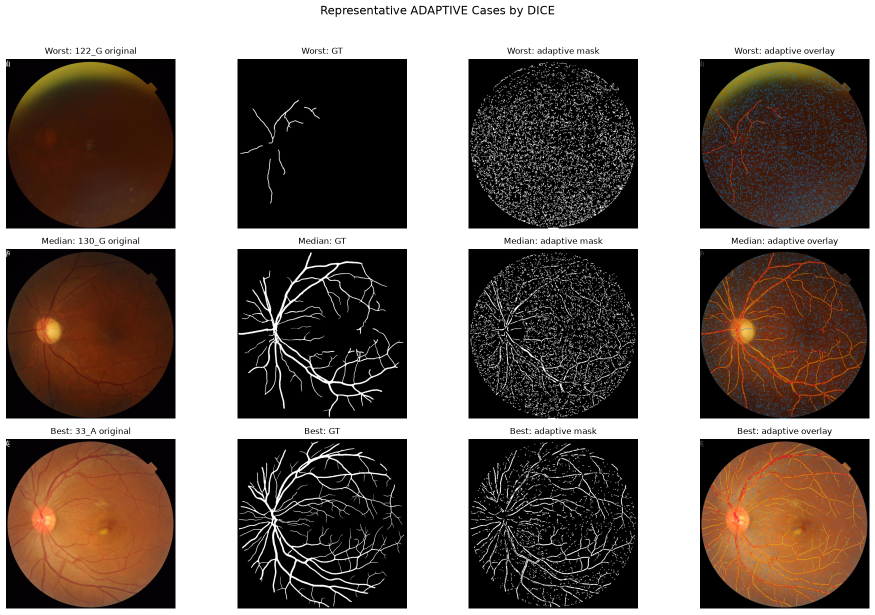
#> input picture representativeadaptivecasedsbydice.png, 1750 x 1229 px, given in place of 1_A.png, which was not available (shown at 1/2 size)
$ python generate_report_assets.py
#> lines starting #> are read from the running program, lines starting #| are printed output that depends on the picture; after the words box and inside, x2 and y2 are one past the last pixel; in counts of white or black regions, pixels touching at a corner belong together; pictures that were not available may be replaced by others from this repository, and a replacement may not be noted
#> in read_bgr, image is the input picture: shape (1229, 1750, 3); mean B, G, R 105.2, 112, 123.7
### retinal_segmentation_pipeline.py
from __future__ import annotations

import argparse
import json
import re
import shutil
import time
from dataclasses import dataclass
from pathlib import Path
from typing import Dict, List, Tuple

import cv2
import numpy as np
import pandas as pd
from tqdm import tqdm

from artifact_writer import (
    overlay_prediction,
    save_method_outputs,
    save_preprocessing_outputs,
    save_sample_comparison,
)
from summary_tables import save_summary_tables

METHODS = ("global", "otsu", "adaptive")
FEATURE_KEYS = (
    "vessel_density_pct",
    "vessel_area_px",
    "largest_vessel_area_px",
    "smallest_vessel_area_px",
    "vessel_length_px",
    "average_width_px",
    "connected_components",
)
METRIC_KEYS = ("dice", "iou", "precision", "recall", "f1", "accuracy")


@dataclass(frozen=True)
class ImagePair:
    split: str
    image_id: str
    image_path: Path
    gt_path: Path


def natural_key(path: Path) -> List[object]:
    parts = re.split(r"(\d+)", path.stem)
    return [int(part) if part.isdigit() else part.lower() for part in parts]


# [47 lines left out: functions resolve_dataset_root, discover_pairs, read_bgr, not called in this run]


def read_mask(path: Path, size: Tuple[int, int] | None = None) -> np.ndarray:
#> called with size = (1750, 1229)
    mask = cv2.imread(str(path), cv2.IMREAD_GRAYSCALE)
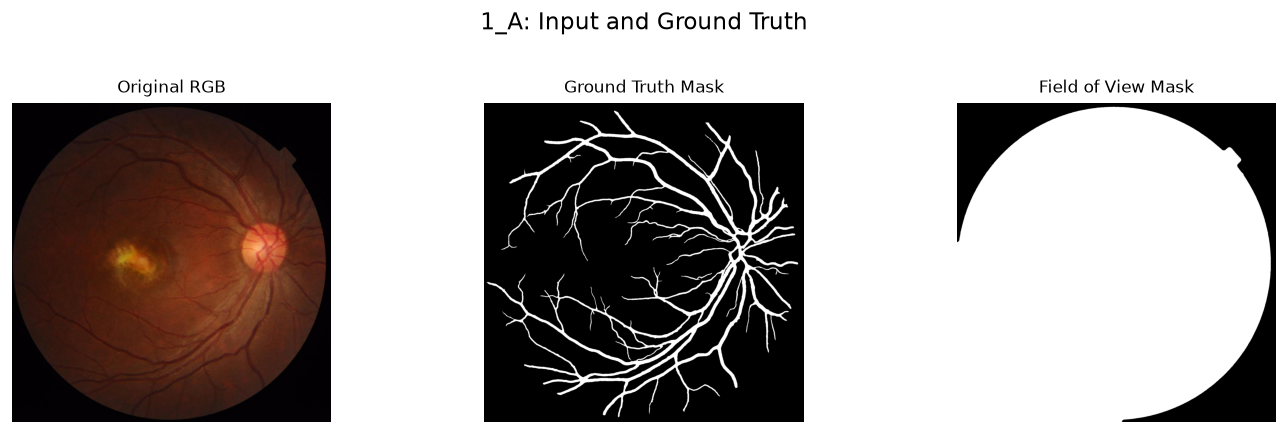
#> input picture preprocessingstepswithimage1A.png, 1288 x 434 px, given in place of 1_A.png, which was not available
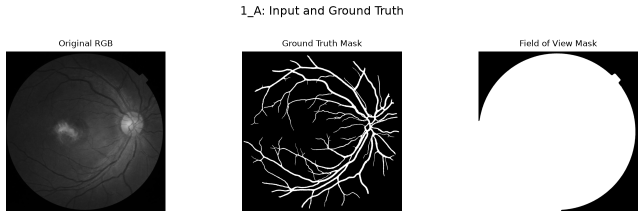
#> mask: shape (434, 1288) (shown at 1/2 size); min 0, max 255, mean 163.2
    if mask is None:
        raise ValueError(f"Could not read ground truth mask: {path}")
    if size is not None and (mask.shape[1], mask.shape[0]) != size:
        mask = cv2.resize(mask, size, interpolation=cv2.INTER_NEAREST)
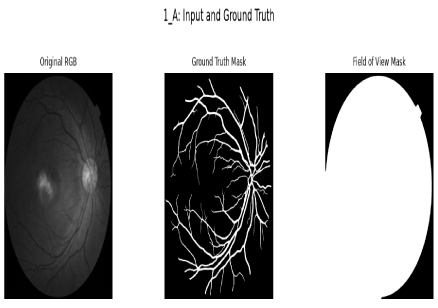
#> mask: shape (1229, 1750) (shown at 1/4 size); min 0, max 255, mean 163.2
    return mask > 127
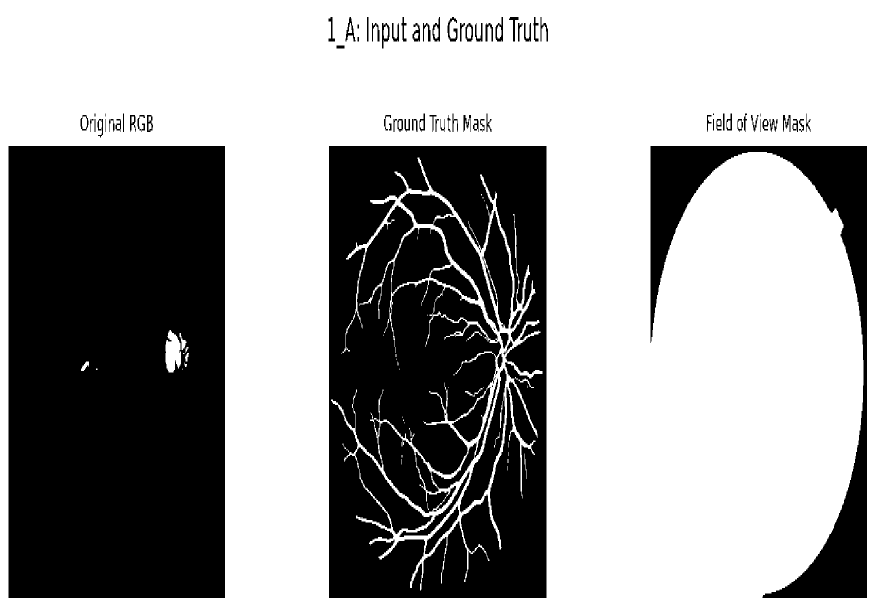
#> returned value: shape (1229, 1750) bool (shown at 1/2 size); 61.6% white; 91 black regions (9 under 20 px), largest, box (x1, y1, x2, y2) and area: (17, 292, 450, 1196) 388992, (658, 292, 1093, 1196) 309616, (1301, 292, 1734, 1196) 72499


def binary_u8(mask: np.ndarray) -> np.ndarray:
    return mask.astype(np.uint8) * 255


def odd_at_least(value: int, minimum: int = 3) -> int:
    value = max(int(value), minimum)
    return value if value % 2 == 1 else value + 1


def largest_component_mask(mask_u8: np.ndarray) -> np.ndarray:
    num_labels, labels, stats, _ = cv2.connectedComponentsWithStats(
        mask_u8, connectivity=8
    )
    if num_labels <= 1:
        return mask_u8 > 0
    largest = 1 + int(np.argmax(stats[1:, cv2.CC_STAT_AREA]))
    return labels == largest


def fill_holes(mask: np.ndarray) -> np.ndarray:
    mask_u8 = binary_u8(mask)
    inverted = cv2.bitwise_not(mask_u8)
    flood_filled = inverted.copy()
    h, w = mask_u8.shape
    flood_mask = np.zeros((h + 2, w + 2), dtype=np.uint8)
    cv2.floodFill(flood_filled, flood_mask, (0, 0), 0)
    holes = flood_filled > 0
    return (mask | holes).astype(bool)


def create_fov_mask(bgr: np.ndarray) -> np.ndarray:
    gray = cv2.cvtColor(bgr, cv2.COLOR_BGR2GRAY)
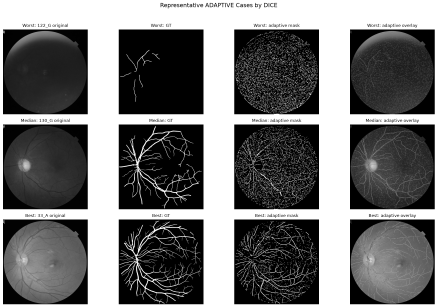
#> gray: shape (1229, 1750) (shown at 1/4 size); min 0, max 255, mean 114.7
    _, raw = cv2.threshold(gray, 10, 255, cv2.THRESH_BINARY)
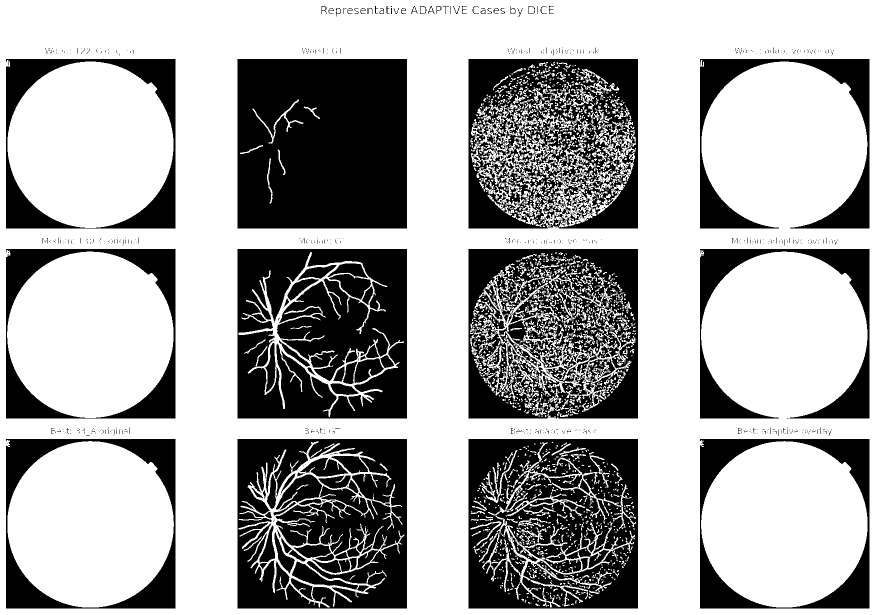
#> raw: shape (1229, 1750) (shown at 1/2 size); 66% white; 1043 black regions (931 under 20 px), largest, box (x1, y1, x2, y2) and area: (475, 118, 814, 457) 113452, (937, 878, 1276, 1217) 90196, (475, 498, 814, 837) 88049
    kernel = cv2.getStructuringElement(cv2.MORPH_ELLIPSE, (31, 31))
    raw = cv2.morphologyEx(raw, cv2.MORPH_CLOSE, kernel)
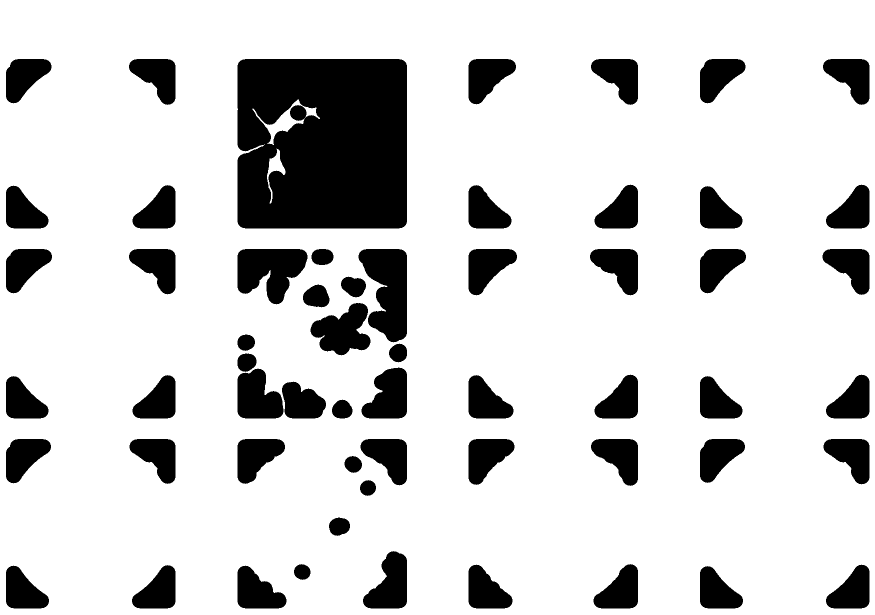
#> raw: shape (1229, 1750) (shown at 1/2 size); 82.2% white; 58 black regions, largest, box (x1, y1, x2, y2) and area: (475, 118, 814, 457) 110826, (717, 498, 814, 685) 12518, (475, 498, 615, 609) 10566
    raw = cv2.morphologyEx(raw, cv2.MORPH_OPEN, kernel)
#> raw: shape (1229, 1750); 81.1% white; 46 black regions, largest, box (x1, y1, x2, y2) and area: (475, 118, 814, 457) 113784, (475, 498, 814, 837) 51912, (475, 498, 667, 609) 12475
    fov = largest_component_mask(raw.astype(np.uint8))
#> (the rest of the program and of its run is left out)
